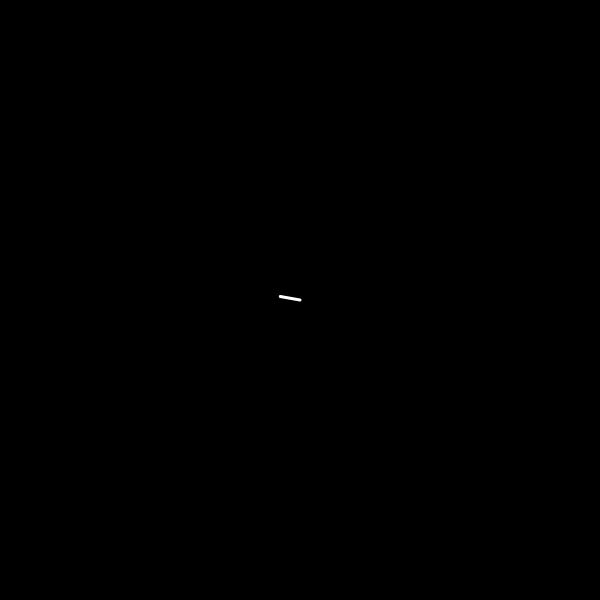
Frame 1 (no input)
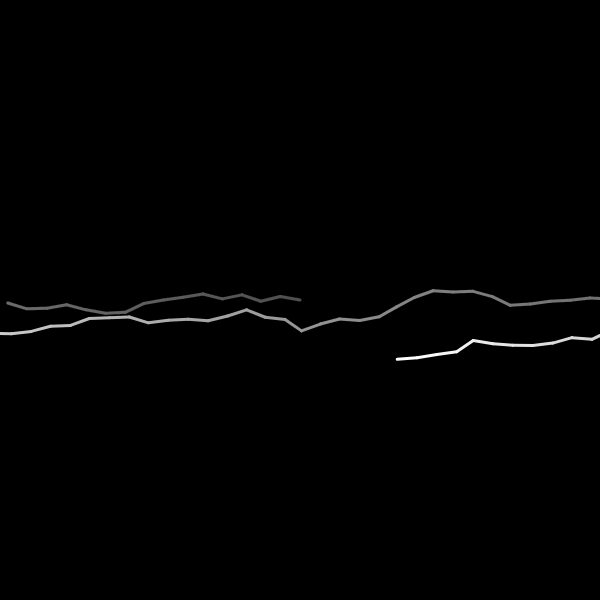
Frame 60 (no input)
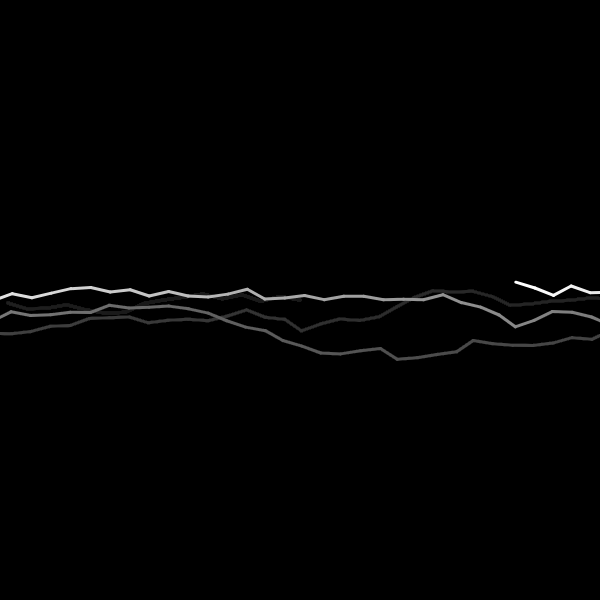
Frame 120 (the mouse pressed at the canvas centre since frame 60)

The p5.js sketch that drew these frames (run headless with seeded random() and noise() and a simulated clock; from frame 60 on, the mouse is pressed at the canvas centre):

// p5.js sketch
// ── sketch.js
let p1, p2;
let stepSize = 20;

function setup() {
  createCanvas(600, 600);
  p2 = createVector(width / 2, height / 2);
  p1 = p2.copy();
  background(0);
  stroke(255);
  strokeWeight(3);
}

function draw() {
  fill(0, 5);
  noStroke();
  rect(0, 0, width, height);

  const mean = 180;
  const st = 15;
  const angle = radians(randomGaussian() * st + mean);
  const aV = createVector(cos(angle) * stepSize, sin(angle) * stepSize);
  p2.add(aV);

  if (p2.x < -10) p2.x = p1.x = width + 10;
  if (p2.x > width + 10) p2.x = p1.x = -10;
  if (p2.y < -10) p2.y = p1.y = height + 10;
  if (p2.y > height + 10) p2.y = p1.y = -10;

  stroke(255);
  line(p1.x, p1.y, p2.x, p2.y);

  p1.set(p2);
}
